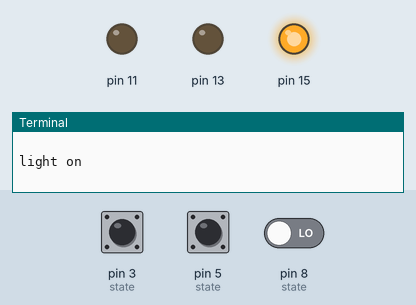
Bench run of a program on a simulated Raspberry Pi (header pin numbers). Parts: output pins drawn as LEDs (lit = HIGH), the last lines printed to the terminal. The test bench sets the inputs (shaded band); at power-on: pin 3 (state) HIGH, pin 5 (state) HIGH, pin 8 (state) LOW.

Above: at 1.2 s.
1.3 s: pin 3 (state) pulled LOW for 0.75 s
At 2.2 s:
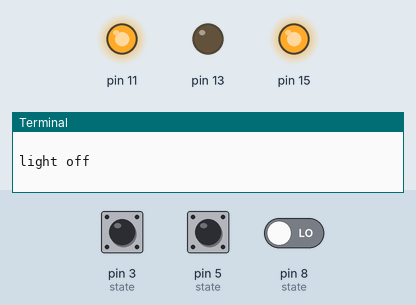
3.9 s: pin 5 (state) pulled LOW for 0.75 s
At 4.8 s:
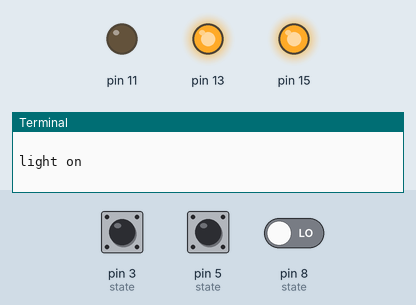
6.5 s: pin 5 (state) pulled LOW for 3.2 s
At 11.0 s:
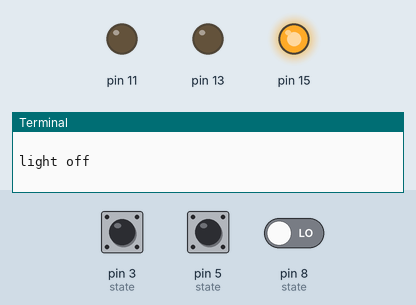
11.3 s: pin 3 (state) pulled LOW for 3.2 s
At 12.4 s:
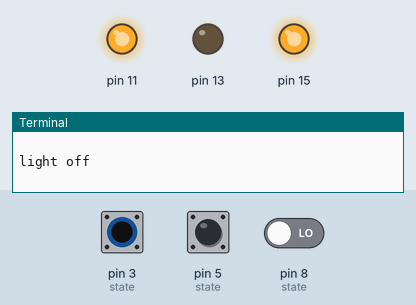
16.5 s: pin 3 (state) driven LOW and pin 5 (state) driven LOW and pin 8 (state) driven HIGH
At 18.1 s:
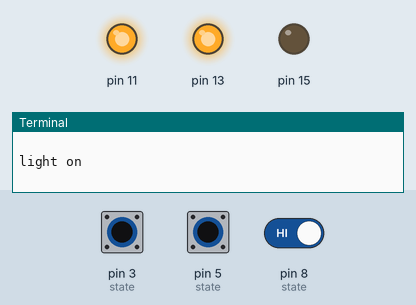
18.5 s: pin 3 (state) driven HIGH
At 19.3 s:
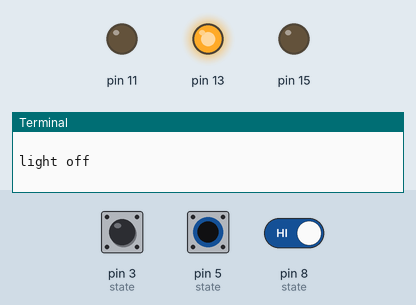
Timing chart, 0 to 21.1 s (numbered marks = the images above; inputs shaded):
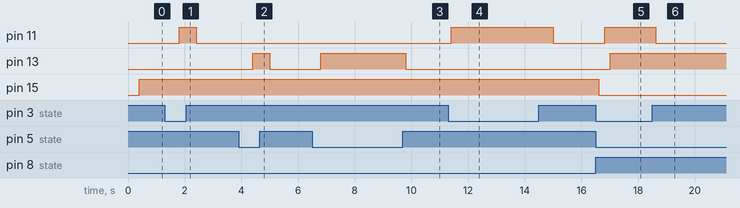

Measured:
- after the input at 1.3 s, pin 11: LOW → HIGH after 0.50 s, → LOW 0.60 s later
- after the input at 3.9 s, pin 13: LOW → HIGH after 0.50 s, → LOW 0.60 s later
- after the input at 6.5 s, pin 13: LOW → HIGH after 0.31 s, → LOW 3.0 s later
- after the input at 11.3 s, pin 11: LOW → HIGH after 0.11 s, → LOW 3.6 s later
- after the input at 16.5 s, pin 11: LOW → HIGH after 0.31 s; pin 13: LOW → HIGH after 0.52 s; pin 15: HIGH → LOW after 0.11 s
- after the input at 18.5 s, pin 11: HIGH → LOW after 0.12 s

The program:

switch.py
```python
import RPi.GPIO as GPIO
import time

GPIO.setmode(GPIO.BOARD)
GPIO.setup(3,GPIO.IN)
GPIO.setup(5,GPIO.IN)
GPIO.setup(8,GPIO.IN)
GPIO.setup(11,GPIO.OUT)
GPIO.setup(13,GPIO.OUT)
GPIO.setup(15,GPIO.OUT)


while(True):
	state = GPIO.input(3)
	if state == False:
		print('light on\n')
		GPIO.output(11,GPIO.HIGH)
		time.sleep(0.2)
	else:
		GPIO.output(11,GPIO.LOW)
		print('light off\n')
		time.sleep(0.2)

	state = GPIO.input(5)
	if state == False:
		print('light on\n')
		GPIO.output(13,GPIO.HIGH)
		time.sleep(0.2)
	else:
 		GPIO.output(13,GPIO.LOW)
 		print('light off\n')
 		time.sleep(0.2)

	state = GPIO.input(8)
	if state == False:
		print('light on\n')
		GPIO.output(15,GPIO.HIGH)
		time.sleep(0.2)
	else:
		GPIO.output(15,GPIO.LOW)
		print('light off\n')
		time.sleep(0.2)
```
